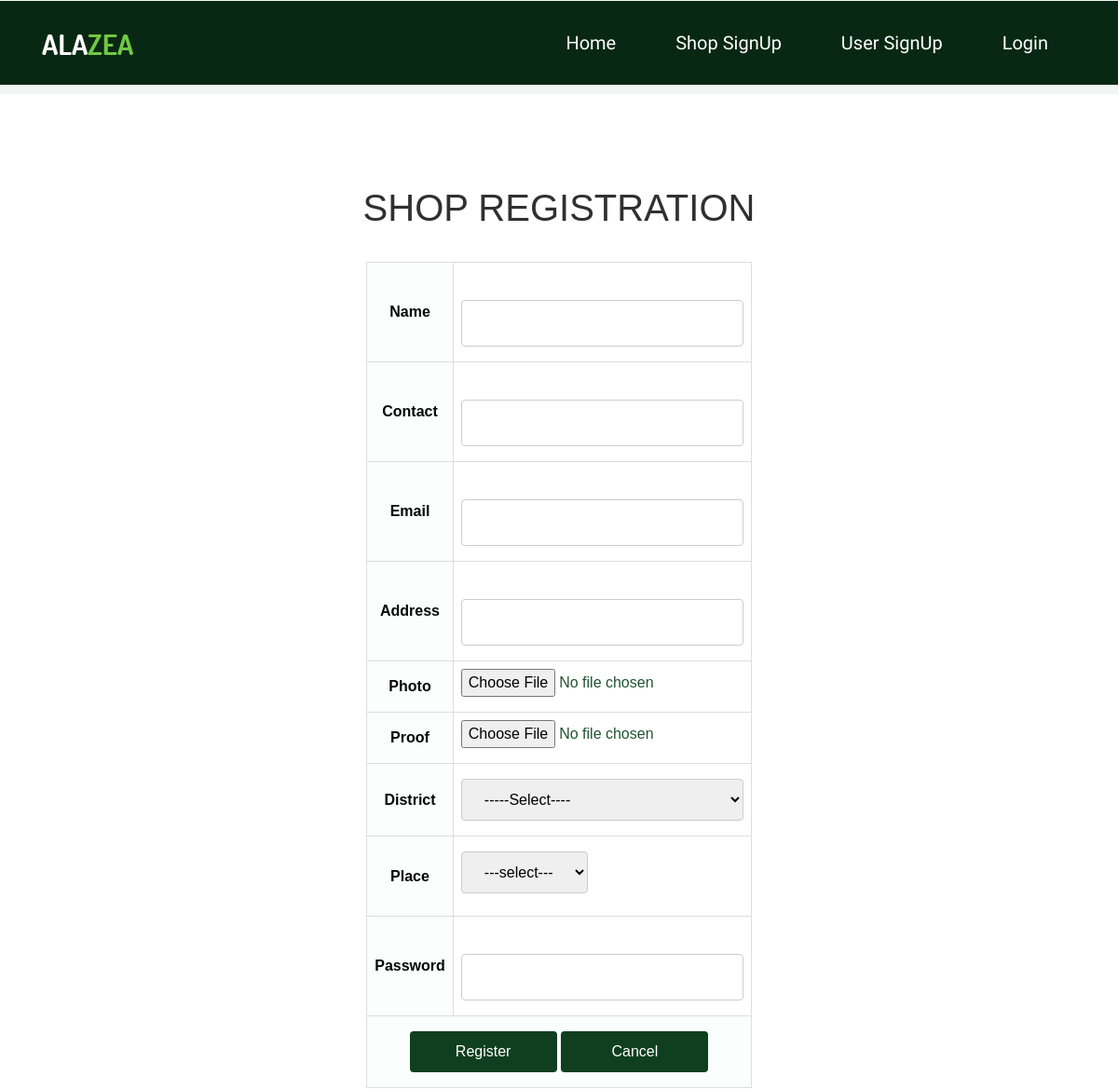
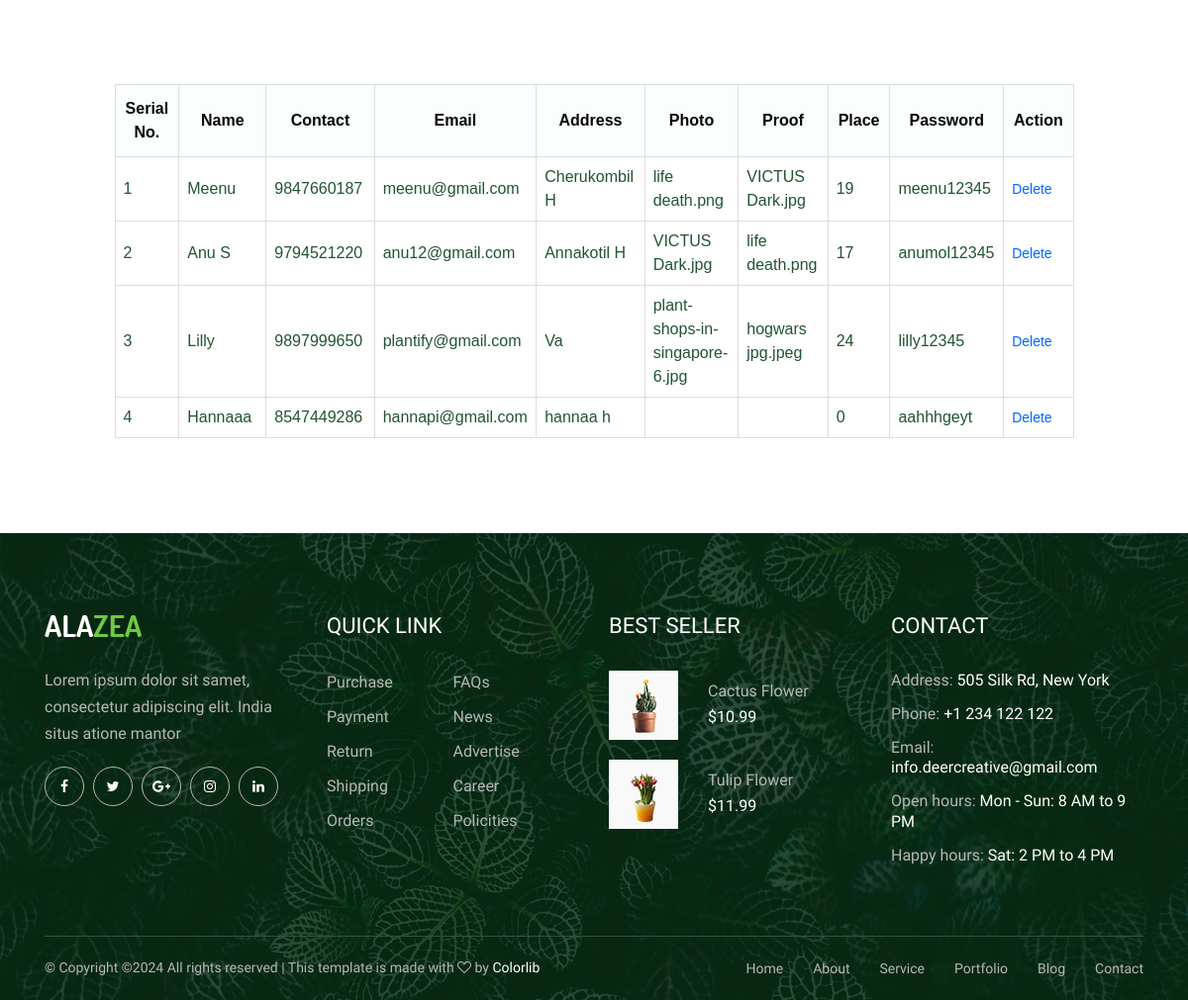
The page /Project/Guest/shopregistration.php on the database its author committed (2 pictures, top to bottom).
### tables this page shows
CREATE TABLE `tbl_shop` (
  `shop_id` int(11) NOT NULL auto_increment,
  `shop_name` varchar(100) NOT NULL,
  `shop_contact` varchar(100) NOT NULL,
  `shop_email` varchar(100) NOT NULL,
  `shop_address` varchar(100) NOT NULL,
  `shop_photo` varchar(100) NOT NULL,
  `shop_proof` varchar(100) NOT NULL,
  `shop_password` varchar(100) NOT NULL,
  `place_id` int(100) NOT NULL,
  PRIMARY KEY  (`shop_id`)
);

### Project/Guest/shopregistration.php (the view, shortened to what this page needs)
<?php
include('Head.php');
?>
<!DOCTYPE html PUBLIC "-//W3C//DTD XHTML 1.0 Transitional//EN" "http://www.w3.org/TR/xhtml1/DTD/xhtml1-transitional.dtd">
<html xmlns="http://www.w3.org/1999/xhtml">
<head>
</head>
<body>
<form action="" method="post" enctype="multipart/form-data" name="form1" id="form1">
<div align="center">
<h1>SHOP REGISTRATION</h1><br /></div>
  <table align="center" width="374" border="1">
    <tr>
      <th width="161" scope="row">Name</th>
      <td width="197"><label for="shp_name"></label>
      <input type="text" name="shp_name" id="shp_name" required="required" autocomplete="off" pattern="^[A-Z]+[A-Za-z ]*$" /></td>
    </tr>
    <tr>
      <th scope="row">Contact</th>
      <td><label for="shp_contact"></label>
      <input type="text" name="shp_contact" id="shp_contact" required="required" autocomplete="off" pattern="[0-9]{10,10}"></td>
    </tr>
    <tr>
      <th scope="row">Email</th>
      <td><label for="shp_email"></label>
      <input type="email" name="shp_email" id="shp_email" required="required" autocomplete="off"></td>
    </tr>
    <tr>
      <th scope="row">Address</th>
      <td><label for="shp_address"></label>
      <input type="text" name="shp_address" id="shp_address" required="required" autocomplete="off"></td>
    </tr>
    <tr>
      <th scope="row">Photo</th>
      <td><label>
        <input type="file" name="shp_photo" id="fileField"/>
      </label></td>
    </tr>
    <tr>
      <th scope="row">Proof</th>
      <td><label>
        <input type="file" name="shp_proof" id="fileField2" />
      </label></td>
    </tr>
    <tr>
      <th scope="row">District</th>
      <td>
      <select name="p_district" onchange="getPlace(this.value)">
<option value="">-----Select----</option>
</select>
      </td>
    </tr>
    <tr>
      <th scope="row">Place</th>
      <td><label>
        <select name="txt_place" id="txt_place">
        <option value="">---select---</option>
        </select>
      </label></td>
    </tr>
    <tr>
      <th scope="row">Password</th>
      <td><label for="shp_pass"></label>
      <input type="password" name="shp_pass" id="shp_pass" required="required" autocomplete="off" pattern="(?=.\d)(?=.[a-z])(?=.*[A-Z]){8,}" title="Must contain at least one number and one uppercase and lowercase letter, and at least 8 or more characters" /></td>
    </tr>
    <tr>
      <th colspan="2" scope="row"><input type="submit" name="btn" id="button" value="Register" />
      <input type="reset" name="button2" id="button2" value="Cancel" /></th>
    </tr>
  </table>
</form>
<p align="center">&nbsp;</p>
<form id="form1" name="form1" method="post" action="">
  <p>
  </p>
  <table align="center" width="969" height="117" border="1">
    <tr>
      <th width="131" scope="col">Serial No.</th>
      <th width="185" scope="col">Name</th>
      <th width="163" scope="col">Contact</th>
      <th width="171" scope="col">Email</th>
      <th width="153" scope="col">Address</th>
      <th width="126" scope="col">Photo</th>
      <th width="126" scope="col">Proof</th>
      <th width="126" scope="col">Place</th>
      <th width="126" scope="col">Password</th>
      <th width="126" scope="col">Action</th>
    </tr>
    <?php
	$sel="select * from tbl_shop";
	$data=mysql_query($sel);
	$i=0;
	while($row=mysql_fetch_array($data))
	{
		$i++;
	?>
    <tr>
      <td><?php echo $i?></td>
      <td><?php echo $row["shop_name"]?></td>
      <td><?php echo $row["shop_contact"]?></td>
      <td><?php echo $row["shop_email"]?></td>
      <td><?php echo $row["shop_address"]?></td>
      <td><?php echo $row["shop_photo"]?></td>
      <td><?php echo $row["shop_proof"]?></td>
      <td><?php echo $row["place_id"]?></td>
      <td><?php echo $row["shop_password"]?></td>
      <td><a href="shopregistration.php?aid=<?php echo $row["shop_id"]?>">Delete</a></td>
    </tr>
    <?php
	}
	?>
  </table>
</body>
<?php
include('Foot.php');
?>
</html>

### Project/Guest/Head.php (shortened to what this page needs)
<!DOCTYPE html>
<html lang="en">
<head>
  <link rel="stylesheet" href="../Assets/Templates/User/style.css">
  <link rel="stylesheet" href="../Assets/Templates/Form.css">
</head>
<body>
  <header class="header-area">
    <div class="alazea-main-menu">
      <div class="classy-nav-container" style="background-color:#092813;">
        <div class="container">
          <nav class="classy-navbar justify-content-between" id="alazeaNav">
            <a href="index.html" class="nav-brand"><img src="../Assets/Templates/User/js/core-img/logo.png" alt=""></a>
            <div class="classy-menu">
              <div class="classynav">
                <ul>
                  <li><a href="../index.php">Home</a></li>
                  <li><a href="shopregistration.php">Shop SignUp</a></li>
                  <li><a href="User.php">User SignUp</a></li>
                  <li><a href="Login.php">Login</a></li>
                </ul>
              </div>
            </div>
          </nav>
        </div>
      </div>
    </div>
  </header>
  <section class="our-services-area bg-gray section-padding-100-0">
    <div class="container">
      <div class="row justify-content-between">
        <div class="col-12 col-lg-6">
        </div>
      </div>
    </div>
  </section>
  <div id="tab" align="center">
  <br><br><br><br>

### Project/Guest/Foot.php (shortened to what this page needs)
</div>
<br><br><br><br>
    <footer class="footer-area bg-img" style="background-image: url(../Assets/Templates/User/img/bg-img/3.jpg);">
        <div class="main-footer-area">
            <div class="container">
                <div class="row">
                    <div class="col-12 col-sm-6 col-lg-3">
                        <div class="single-footer-widget">
                            <div class="footer-logo mb-30">
                                <a href="#"><img src="../Assets/Templates/User/js/core-img/logo.png" alt=""></a>
                            </div>
                            <p>Lorem ipsum dolor sit samet, consectetur adipiscing elit. India situs atione mantor</p>
                            <div class="social-info">
                                <a href="#"><i class="fa fa-facebook" aria-hidden="true"></i></a>
                                <a href="#"><i class="fa fa-twitter" aria-hidden="true"></i></a>
                                <a href="#"><i class="fa fa-google-plus" aria-hidden="true"></i></a>
                                <a href="#"><i class="fa fa-instagram" aria-hidden="true"></i></a>
                                <a href="#"><i class="fa fa-linkedin" aria-hidden="true"></i></a>
                            </div>
                        </div>
                    </div>
                    <div class="col-12 col-sm-6 col-lg-3">
                        <div class="single-footer-widget">
                            <div class="widget-title">
                                <h5>QUICK LINK</h5>
                            </div>
                            <nav class="widget-nav">
                                <ul>
                                    <li><a href="#">Purchase</a></li>
                                    <li><a href="#">FAQs</a></li>
                                    <li><a href="#">Payment</a></li>
                                    <li><a href="#">News</a></li>
                                    <li><a href="#">Return</a></li>
                                    <li><a href="#">Advertise</a></li>
                                    <li><a href="#">Shipping</a></li>
                                    <li><a href="#">Career</a></li>
                                    <li><a href="#">Orders</a></li>
                                    <li><a href="#">Policities</a></li>
                                </ul>
                            </nav>
                        </div>
                    </div>
                    <div class="col-12 col-sm-6 col-lg-3">
                        <div class="single-footer-widget">
                            <div class="widget-title">
                                <h5>BEST SELLER</h5>
                            </div>
                            <div class="single-best-seller-product d-flex align-items-center">
                                <div class="product-thumbnail">
                                    <a href="shop-details.html"><img src="../Assets/Templates/User/js/bg-img/4.jpg" alt=""></a>
                                </div>
                                <div class="product-info">
                                    <a href="shop-details.html">Cactus Flower</a>
                                    <p>$10.99</p>
                                </div>
                            </div>
                            <div class="single-best-seller-product d-flex align-items-center">
                                <div class="product-thumbnail">
                                    <a href="shop-details.html"><img src="../Assets/Templates/User/js/bg-img/5.jpg" alt=""></a>
                                </div>
                                <div class="product-info">
                                    <a href="shop-details.html">Tulip Flower</a>
                                    <p>$11.99</p>
                                </div>
                            </div>
                        </div>
                    </div>
                    <div class="col-12 col-sm-6 col-lg-3">
                        <div class="single-footer-widget">
                            <div class="widget-title">
                                <h5>CONTACT</h5>
                            </div>
                            <div class="contact-information">
                                <p><span>Address:</span> 505 Silk Rd, New York</p>
                                <p><span>Phone:</span> +1 234 122 122</p>
                                <p><span>Email:</span> info.deercreative@gmail.com</p>
                                <p><span>Open hours:</span> Mon - Sun: 8 AM to 9 PM</p>
                                <p><span>Happy hours:</span> Sat: 2 PM to 4 PM</p>
                            </div>
                        </div>
                    </div>
                </div>
            </div>
        </div>
        <div class="footer-bottom-area">
            <div class="container">
                <div class="row">
                    <div class="col-12">
                        <div class="border-line"></div>
                    </div>
                    <div class="col-12 col-md-6">
                        <div class="copywrite-text">
                            <p>&copy;
Copyright &copy;<script>document.write(new Date().getFullYear());</script> All rights reserved | This template is made with <i class="fa fa-heart-o" aria-hidden="true"></i> by <a href="https://colorlib.com" target="_blank">Colorlib</a>
</p>
                        </div>
                    </div>
                    <div class="col-12 col-md-6">
                        <div class="footer-nav">
                            <nav>
                                <ul>
                                    <li><a href="#">Home</a></li>
                                    <li><a href="#">About</a></li>
                                    <li><a href="#">Service</a></li>
                                    <li><a href="#">Portfolio</a></li>
                                    <li><a href="#">Blog</a></li>
                                    <li><a href="#">Contact</a></li>
                                </ul>
                            </nav>
                        </div>
                    </div>
                </div>
            </div>
        </div>
    </footer>
</body>
</html>

### Project/Assets/Templates/form.css (style rules this page uses)
#tab { font-family: "Trebuchet MS", Arial, Helvetica, sans-serif; border-collapse: collapse; width: 100%; }
#tab td, #tab th { border: 1px solid #ddd; padding: 8px; color:rgb(19 73 37 / 94%); }
#tab a { color:#06F; }
#tab th { padding-top: 12px; padding-bottom: 12px; text-align: center; background-color:rgba(250, 254, 252, 0.94); color: rgb(7, 7, 7); }
input[type=text],[type=password],[type=email],[type=date], select { width: 100%; padding: 12px 20px; margin: 8px 0; display: inline-block; border: 1px solid #ccc; border-radius: 4px; box-sizing: border-box; }
input[type=submit] { width: 40%; background-color: rgb(15 63 31); color: white; padding: 10px; margin: 4px 0; border: none; border-radius: 4px; cursor: pointer; }
input[type=reset] { width: 40%; background-color: rgb(15 63 31); color: white; padding: 10px; margin: 2px 0; border: none; border-radius: 4px; cursor: pointer; }

### Project/Assets/Templates/User/css/classy-nav.css (style rules this page uses)
* { margin: 0; padding: 0; }
body { font-family: "Roboto", sans-serif; }
ul, ol { margin: 0; }
ul li, ol li { list-style: none; }
img { height: auto; max-width: 100%; }
.bg-img { background-position: center center; background-size: cover; background-repeat: no-repeat; }
.classy-nav-container { position: relative; z-index: 100; background-color: #ffffff; }
.classy-nav-container * { box-sizing: border-box; }
.classy-nav-container a { -webkit-transition-duration: 500ms; transition-duration: 500ms; text-decoration: none; outline: none; font-size: 14px; font-weight: 400; color: #232323; display: inline-block; }
.justify-content-between { -webkit-box-pack: justify; -ms-flex-pack: justify; justify-content: space-between; }
.classy-navbar { width: 100%; height: 70px; padding: 0.5em 2em; display: -webkit-box; display: -ms-flexbox; display: flex; -webkit-box-align: center; -ms-flex-align: center; -ms-grid-row-align: center; align-items: center; }
.classy-navbar .nav-brand { font-size: 26px; font-weight: 500; color: #565656; display: inline-block; margin-right: 30px; }
.classynav ul li { display: inline-block; clear: both; position: inherit; z-index: 10; }
.classynav ul li a { padding: 0 12px; display: block; height: 35px; font-size: 14px; line-height: 34px; }
.breakpoint-off .classynav { display: -webkit-box; display: -ms-flexbox; display: flex; -webkit-box-align: center; -ms-flex-align: center; -ms-grid-row-align: center; align-items: center; }

### rows shown on the page
tbl_shop: shop_name "Meenu", shop_contact "9847660187", shop_email "meenu@gmail.com", shop_address "Cherukombil H", shop_photo "life death.png", shop_proof "VICTUS Dark.jpg", place "19", shop_password "meenu12345"
tbl_shop: shop_name "Anu S", shop_contact "9794521220", shop_email "anu12@gmail.com", shop_address "Annakotil H", shop_photo "VICTUS Dark.jpg", shop_proof "life death.png", place "17", shop_password "anumol12345"
tbl_shop: shop_name "Lilly", shop_contact "9897999650", shop_email "plantify@gmail.com", shop_address "Va", shop_photo "plant-shops-in-singapore-6.jpg", shop_proof "hogwars jpg.jpeg", place "24", shop_password "lilly12345"
tbl_shop: shop_name "Hannaaa", shop_contact "8547449286", shop_email "hannapi@gmail.com", shop_address "hannaa h", place "0", shop_password "aahhhgeyt"
